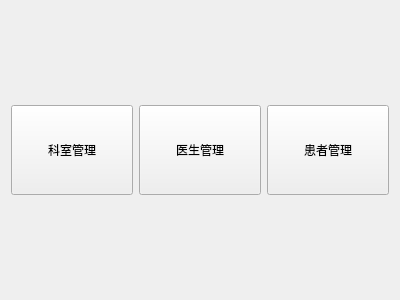
<?xml version="1.0" encoding="UTF-8"?>
<ui version="4.0">
 <class>WelcomeView</class>
 <widget class="QWidget" name="WelcomeView">
  <property name="geometry">
   <rect>
    <x>0</x>
    <y>0</y>
    <width>400</width>
    <height>300</height>
   </rect>
  </property>
  <property name="windowTitle">
   <string>欢迎</string>
  </property>
  <layout class="QVBoxLayout" name="verticalLayout">
   <item>
    <spacer name="verticalSpacer">
     <property name="orientation">
      <enum>Qt::Orientation::Vertical</enum>
     </property>
     <property name="sizeHint" stdset="0">
      <size>
       <width>20</width>
       <height>83</height>
      </size>
     </property>
    </spacer>
   </item>
   <item>
    <layout class="QHBoxLayout" name="horizontalLayout">
     <item>
      <widget class="QPushButton" name="pushButton">
       <property name="minimumSize">
        <size>
         <width>90</width>
         <height>90</height>
        </size>
       </property>
       <property name="text">
        <string>科室管理</string>
       </property>
      </widget>
     </item>
     <item>
      <widget class="QPushButton" name="pushButton_2">
       <property name="minimumSize">
        <size>
         <width>90</width>
         <height>90</height>
        </size>
       </property>
       <property name="text">
        <string>医生管理</string>
       </property>
      </widget>
     </item>
     <item>
      <widget class="QPushButton" name="pushButton_3">
       <property name="minimumSize">
        <size>
         <width>90</width>
         <height>90</height>
        </size>
       </property>
       <property name="text">
        <string>患者管理</string>
       </property>
      </widget>
     </item>
    </layout>
   </item>
   <item>
    <spacer name="verticalSpacer_2">
     <property name="orientation">
      <enum>Qt::Orientation::Vertical</enum>
     </property>
     <property name="sizeHint" stdset="0">
      <size>
       <width>20</width>
       <height>83</height>
      </size>
     </property>
    </spacer>
   </item>
  </layout>
 </widget>
 <resources/>
 <connections/>
</ui>
